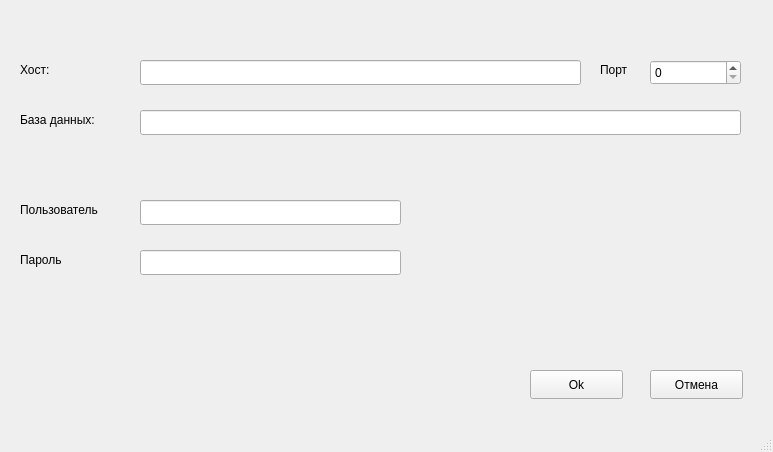
<?xml version="1.0" encoding="UTF-8"?>
<ui version="4.0">
 <class>MainWindow</class>
 <widget class="QMainWindow" name="MainWindow">
  <property name="geometry">
   <rect>
    <x>0</x>
    <y>0</y>
    <width>773</width>
    <height>452</height>
   </rect>
  </property>
  <property name="windowTitle">
   <string>MainWindow</string>
  </property>
  <widget class="QWidget" name="centralwidget">
   <widget class="QSpinBox" name="sb_port">
    <property name="geometry">
     <rect>
      <x>650</x>
      <y>60</y>
      <width>91</width>
      <height>25</height>
     </rect>
    </property>
   </widget>
   <widget class="QLineEdit" name="lE_host">
    <property name="geometry">
     <rect>
      <x>140</x>
      <y>60</y>
      <width>441</width>
      <height>25</height>
     </rect>
    </property>
   </widget>
   <widget class="QLineEdit" name="lE_bd">
    <property name="geometry">
     <rect>
      <x>140</x>
      <y>110</y>
      <width>601</width>
      <height>25</height>
     </rect>
    </property>
   </widget>
   <widget class="QLineEdit" name="lE_user">
    <property name="geometry">
     <rect>
      <x>140</x>
      <y>200</y>
      <width>261</width>
      <height>25</height>
     </rect>
    </property>
   </widget>
   <widget class="QLineEdit" name="lE_passw">
    <property name="geometry">
     <rect>
      <x>140</x>
      <y>250</y>
      <width>261</width>
      <height>25</height>
     </rect>
    </property>
   </widget>
   <widget class="QLabel" name="lb_host">
    <property name="geometry">
     <rect>
      <x>20</x>
      <y>60</y>
      <width>63</width>
      <height>20</height>
     </rect>
    </property>
    <property name="text">
     <string>Хост:</string>
    </property>
    <property name="buddy">
     <cstring>lE_host</cstring>
    </property>
   </widget>
   <widget class="QLabel" name="lb_bd">
    <property name="geometry">
     <rect>
      <x>20</x>
      <y>110</y>
      <width>101</width>
      <height>20</height>
     </rect>
    </property>
    <property name="text">
     <string>База данных:</string>
    </property>
    <property name="buddy">
     <cstring>lE_bd</cstring>
    </property>
   </widget>
   <widget class="QLabel" name="lb_user">
    <property name="geometry">
     <rect>
      <x>20</x>
      <y>200</y>
      <width>101</width>
      <height>20</height>
     </rect>
    </property>
    <property name="text">
     <string>Пользователь</string>
    </property>
    <property name="buddy">
     <cstring>lE_user</cstring>
    </property>
   </widget>
   <widget class="QLabel" name="lb_passw">
    <property name="geometry">
     <rect>
      <x>20</x>
      <y>250</y>
      <width>63</width>
      <height>20</height>
     </rect>
    </property>
    <property name="text">
     <string>Пароль</string>
    </property>
    <property name="buddy">
     <cstring>lE_passw</cstring>
    </property>
   </widget>
   <widget class="QLabel" name="lb_port">
    <property name="geometry">
     <rect>
      <x>600</x>
      <y>60</y>
      <width>41</width>
      <height>20</height>
     </rect>
    </property>
    <property name="text">
     <string>Порт</string>
    </property>
    <property name="buddy">
     <cstring>sb_port</cstring>
    </property>
   </widget>
   <widget class="QPushButton" name="pb_ok">
    <property name="geometry">
     <rect>
      <x>530</x>
      <y>370</y>
      <width>93</width>
      <height>29</height>
     </rect>
    </property>
    <property name="text">
     <string>Ok</string>
    </property>
   </widget>
   <widget class="QPushButton" name="pb_cancel">
    <property name="geometry">
     <rect>
      <x>650</x>
      <y>370</y>
      <width>93</width>
      <height>29</height>
     </rect>
    </property>
    <property name="text">
     <string>Отмена</string>
    </property>
   </widget>
  </widget>
  <widget class="QMenuBar" name="menubar">
   <property name="geometry">
    <rect>
     <x>0</x>
     <y>0</y>
     <width>773</width>
     <height>26</height>
    </rect>
   </property>
  </widget>
  <widget class="QStatusBar" name="statusbar"/>
 </widget>
 <tabstops>
  <tabstop>lE_host</tabstop>
  <tabstop>sb_port</tabstop>
  <tabstop>lE_bd</tabstop>
  <tabstop>lE_user</tabstop>
  <tabstop>lE_passw</tabstop>
  <tabstop>pb_ok</tabstop>
  <tabstop>pb_cancel</tabstop>
 </tabstops>
 <resources/>
 <connections>
  <connection>
   <sender>pb_cancel</sender>
   <signal>clicked()</signal>
   <receiver>lE_host</receiver>
   <slot>undo()</slot>
   <hints>
    <hint type="sourcelabel">
     <x>664</x>
     <y>400</y>
    </hint>
    <hint type="destinationlabel">
     <x>161</x>
     <y>109</y>
    </hint>
   </hints>
  </connection>
  <connection>
   <sender>pb_cancel</sender>
   <signal>clicked()</signal>
   <receiver>lE_bd</receiver>
   <slot>undo()</slot>
   <hints>
    <hint type="sourcelabel">
     <x>656</x>
     <y>407</y>
    </hint>
    <hint type="destinationlabel">
     <x>169</x>
     <y>159</y>
    </hint>
   </hints>
  </connection>
  <connection>
   <sender>pb_cancel</sender>
   <signal>clicked()</signal>
   <receiver>lE_user</receiver>
   <slot>undo()</slot>
   <hints>
    <hint type="sourcelabel">
     <x>718</x>
     <y>404</y>
    </hint>
    <hint type="destinationlabel">
     <x>178</x>
     <y>246</y>
    </hint>
   </hints>
  </connection>
  <connection>
   <sender>pb_cancel</sender>
   <signal>clicked()</signal>
   <receiver>lE_passw</receiver>
   <slot>undo()</slot>
   <hints>
    <hint type="sourcelabel">
     <x>721</x>
     <y>400</y>
    </hint>
    <hint type="destinationlabel">
     <x>184</x>
     <y>295</y>
    </hint>
   </hints>
  </connection>
  <connection>
   <sender>pb_cancel</sender>
   <signal>clicked()</signal>
   <receiver>sb_port</receiver>
   <slot>clear()</slot>
   <hints>
    <hint type="sourcelabel">
     <x>727</x>
     <y>400</y>
    </hint>
    <hint type="destinationlabel">
     <x>680</x>
     <y>108</y>
    </hint>
   </hints>
  </connection>
  <connection>
   <sender>pb_ok</sender>
   <signal>clicked()</signal>
   <receiver>pb_ok</receiver>
   <slot>click()</slot>
   <hints>
    <hint type="sourcelabel">
     <x>619</x>
     <y>410</y>
    </hint>
    <hint type="destinationlabel">
     <x>557</x>
     <y>405</y>
    </hint>
   </hints>
  </connection>
 </connections>
</ui>
